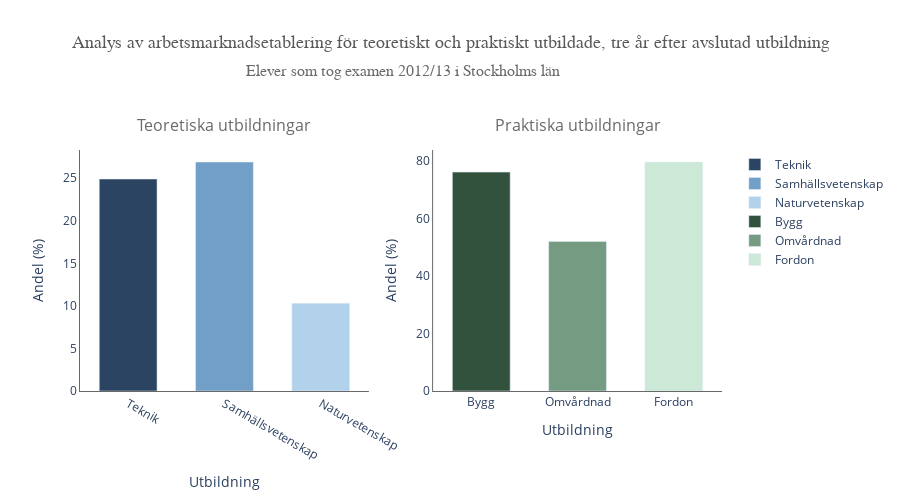

The code cell stored with this chart in its notebook:
### Code cell
from plotly.subplots import make_subplots
import plotly.graph_objs as go

# Filter data 
def filter_data(df):
    return df[(df["Län"] == "Stockholms län") & (df["Typ av huvudman"] == "Samtliga")]

# Apply the filter function to each dataframe
construction_filtered = filter_data(construction)
nursing_filtered = filter_data(nursing)
natural_science_filtered = filter_data(natural_science)
social_science_filtered = filter_data(social_science)
automotive_filtered = filter_data(automotive)
technology_filtered = filter_data(technology)


# Function to extract the specific value for 'Established after 3 years' from dataframes
def get_value(df):
    filtered_df = filter_data(df)
    if not filtered_df.empty:
        return filtered_df["Etablerade 3 år"].iloc[0]
    else:
        return None  

# Define colors for bars
theoretical_colors = ["#2a4461", "#719fc7", "#b2d2eb"]  
practical_colors = ["#33523e", "#759c82", "#cce8d6"]  

# Create subplot
fig = make_subplots(rows=1, cols=2, subplot_titles=("Teoretiska utbildningar", "Praktiska utbildningar"))

# Add bars for theoretical subjects
for subject, data, color in zip(theoretical_subjects, theoretical_data, theoretical_colors):
    fig.add_trace(go.Bar(name=subject, x=[subject], y=[data], marker_color=color, width=0.6), row=1, col=1)

# Add bars for practical subjects
for subject, data, color in zip(practical_subjects, practical_data, practical_colors):
    fig.add_trace(go.Bar(name=subject, x=[subject], y=[data], marker_color=color, width=0.6), row=1, col=2)


# Update the subplot titles color
for annotation in fig["layout"]["annotations"]:
    annotation["font"] = dict(size=16, color="dimgray")  


# First plot
fig.update_xaxes(
    title_text="Utbildning",
    showline=True,
    linecolor="dimgray",
    row=1, col=1
) 
fig.update_yaxes(
    title_text="Andel (%)",
    showline=True,
    linecolor="dimgray",
    row=1, col=1
) 
# Second plot
fig.update_xaxes(
    title_text="Utbildning",
    showline=True,
    linecolor="dimgray",
    row=1, col=2
)  
fig.update_yaxes(
    title_text="Andel (%)",
    showline=True,
    linecolor="dimgray",
    row=1, col=2
)

# Update layout
fig.update_layout(
     title={
        "text": "Analys av arbetsmarknadsetablering för teoretiskt och praktiskt utbildade, tre år efter avslutad utbildning", 
        "y":0.93,
        "x":0.5,
        "xanchor": 'center',
        "yanchor": 'top',
        "font": dict(
            family="Arial Black",
            size=18,
            color="#595959"
        ),
    },
    barmode="group",
    plot_bgcolor="white",  
    paper_bgcolor="white", 
    margin=dict(t=150),
    height=500
)

# Add subtitle 
fig.add_annotation(dict(
    font=dict(
        family="Verdana",
        size=16,
        color="dimgray"
    ),
    x=0.5,
    y=1.32,
    showarrow=False,
    text=" Elever som tog examen 2012/13 i Stockholms län",
    xref="paper",
    yref="paper",
    xanchor="center",
    yanchor="top",
))

# Move titel 
for i in fig["layout"]["annotations"]:
    i["y"] += 0.05  

fig.write_html('Visualizations/arbetsmarknadsetablering.html')

fig.show()

### Figure 1 — Plotly figure (JSON) as saved in the notebook; plotly's stock layout.template omitted (floating-point values rounded to 4 significant figures)
{"data": [{"marker": {"color": "#2a4461"}, "name": "Teknik", "type": "bar", "width": 0.6, "x": ["Teknik"], "xaxis": "x", "y": [24.9], "yaxis": "y"}, {"marker": {"color": "#719fc7"}, "name": "Samhällsvetenskap", "type": "bar", "width": 0.6, "x": ["Samhällsvetenskap"], "xaxis": "x", "y": [26.9], "yaxis": "y"}, {"marker": {"color": "#b2d2eb"}, "name": "Naturvetenskap", "type": "bar", "width": 0.6, "x": ["Naturvetenskap"], "xaxis": "x", "y": [10.3], "yaxis": "y"}, {"marker": {"color": "#33523e"}, "name": "Bygg", "type": "bar", "width": 0.6, "x": ["Bygg"], "xaxis": "x2", "y": [76.1], "yaxis": "y2"}, {"marker": {"color": "#759c82"}, "name": "Omvårdnad", "type": "bar", "width": 0.6, "x": ["Omvårdnad"], "xaxis": "x2", "y": [52], "yaxis": "y2"}, {"marker": {"color": "#cce8d6"}, "name": "Fordon", "type": "bar", "width": 0.6, "x": ["Fordon"], "xaxis": "x2", "y": [79.6], "yaxis": "y2"}], "layout": {"annotations": [{"font": {"color": "dimgray", "size": 16}, "showarrow": false, "text": "Teoretiska utbildningar", "x": 0.225, "xanchor": "center", "xref": "paper", "y": 1.05, "yanchor": "bottom", "yref": "paper"}, {"font": {"color": "dimgray", "size": 16}, "showarrow": false, "text": "Praktiska utbildningar", "x": 0.775, "xanchor": "center", "xref": "paper", "y": 1.05, "yanchor": "bottom", "yref": "paper"}, {"font": {"color": "dimgray", "family": "Verdana", "size": 16}, "showarrow": false, "text": " Elever som tog examen 2012/13 i Stockholms län", "x": 0.5, "xanchor": "center", "xref": "paper", "y": 1.37, "yanchor": "top", "yref": "paper"}], "barmode": "group", "height": 500, "margin": {"t": 150}, "paper_bgcolor": "white", "plot_bgcolor": "white", "title": {"font": {"color": "#595959", "family": "Arial Black", "size": 18}, "text": "Analys av arbetsmarknadsetablering för teoretiskt och praktiskt utbildade, tre år efter avslutad utbildning", "x": 0.5, "xanchor": "center", "y": 0.93, "yanchor": "top"}, "xaxis": {"anchor": "y", "domain": [0, 0.45], "linecolor": "dimgray", "showline": true, "title": {"text": "Utbildning"}}, "xaxis2": {"anchor": "y2", "domain": [0.55, 1], "linecolor": "dimgray", "showline": true, "title": {"text": "Utbildning"}}, "yaxis": {"anchor": "x", "domain": [0, 1], "linecolor": "dimgray", "showline": true, "title": {"text": "Andel (%)"}}, "yaxis2": {"anchor": "x2", "domain": [0, 1], "linecolor": "dimgray", "showline": true, "title": {"text": "Andel (%)"}}}}
